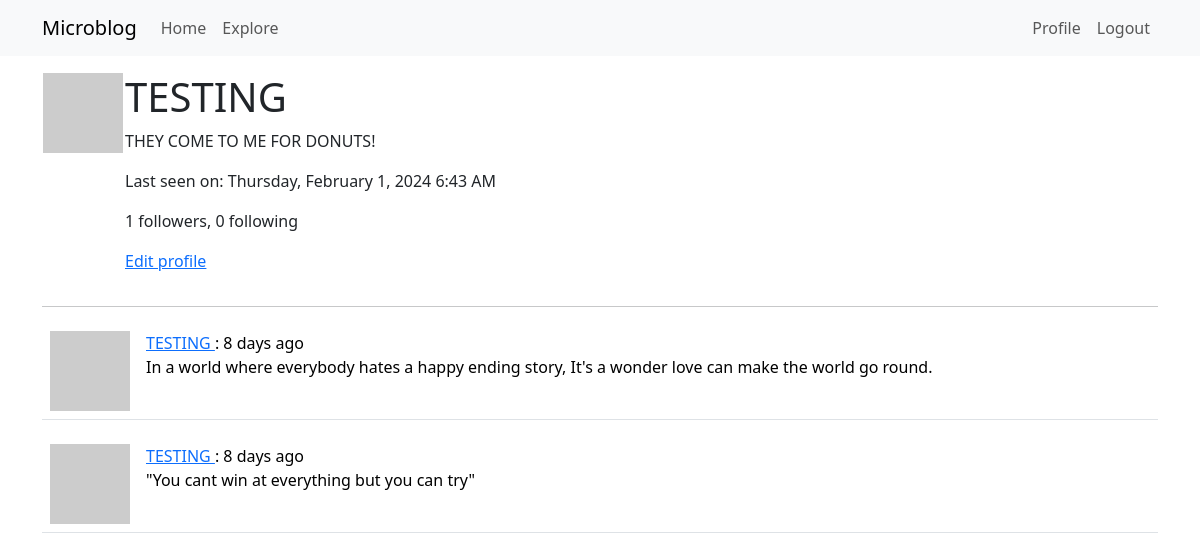
The page /user/TESTING (signed in) on the database as committed earlier.
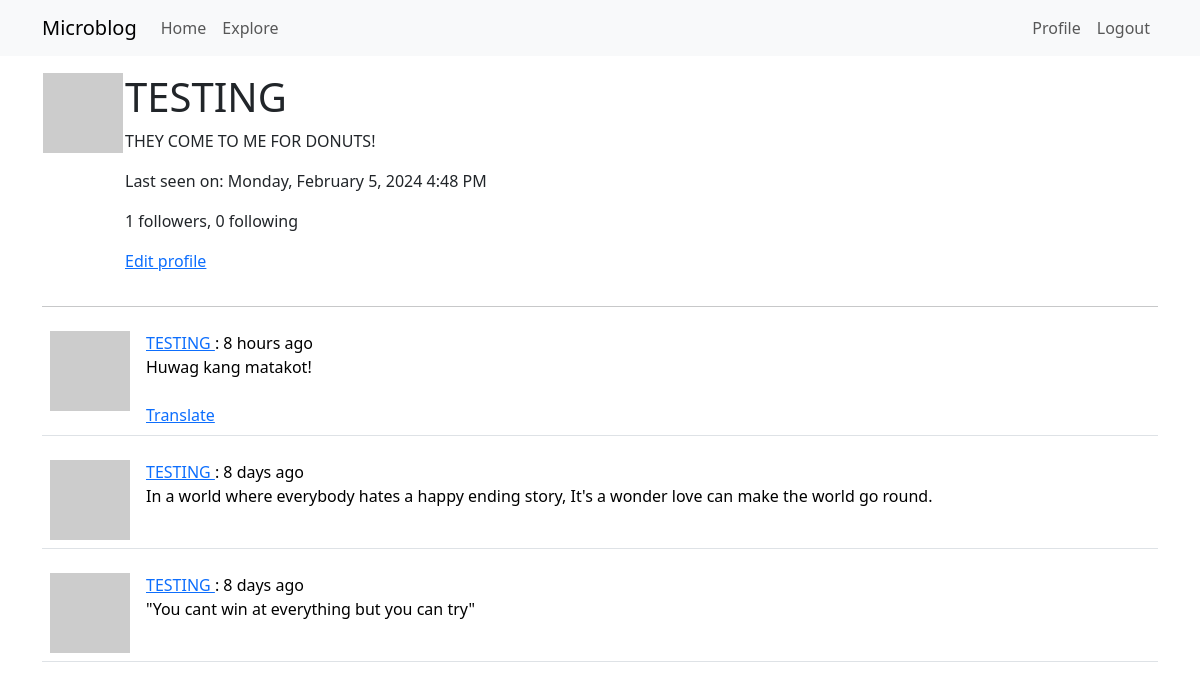
The same page on the database as committed later.
### app/models.py (models this page shows, shortened)
class User(UserMixin, db.Model):
    id: so.Mapped[int] = so.mapped_column(primary_key=True)
    username: so.Mapped[str] = so.mapped_column(sa.String(64), index=True, unique=True)
    email: so.Mapped[str] = so.mapped_column(sa.String(120), index=True, unique=True)
    password_hash: so.Mapped[Optional[str]] = so.mapped_column(sa.String(256))
    posts: so.WriteOnlyMapped['Post'] = so.relationship(back_populates='author')
    about_me: so.Mapped[Optional[str]] = so.mapped_column(sa.String(140))
    last_seen: so.Mapped[Optional[datetime]] = so.mapped_column(default=lambda: datetime.now(timezone.utc))
    following: so.WriteOnlyMapped['User'] = so.relationship(secondary=followers, primaryjoin=(followers.c.follower_id == id),
                                                            secondaryjoin=(followers.c.followed_id == id),
                                                            back_populates='followers')
    followers: so.WriteOnlyMapped['User'] = so.relationship(secondary=followers, primaryjoin=(followers.c.followed_id == id),
                                                            secondaryjoin=(followers.c.follower_id == id),
                                                            back_populates='following')
    def avatar(self, size):
        digest = md5(self.email.lower().encode('utf-8')).hexdigest()
        return f'https://www.gravatar.com/avatar/{digest}?d=identicon&s={size}'
    def followers_count(self):
        query = sa.select(sa.func.count()).select_from(self.followers.select().subquery())
        return db.session.scalar(query)
    def following_count(self):
        query = sa.select(sa.func.count()).select_from(self.following.select().subquery())
        return db.session.scalar(query)

class Post(db.Model):
    id: so.Mapped[int] = so.mapped_column(primary_key=True)
    body: so.Mapped[str] = so.mapped_column(sa.String(140))
    timestamp: so.Mapped[datetime] = so.mapped_column(index=True, default=lambda: datetime.now(timezone.utc))
    user_id: so.Mapped[int] = so.mapped_column(sa.ForeignKey(User.id), index=True)
    author: so.Mapped[User] = so.relationship(back_populates='posts')
    language: so.Mapped[Optional[str]] = so.mapped_column(sa.String(5))
    @login.user_loader
    def load_user(id):
        return db.session.get(User, int(id))

### app/routes.py (the view)
@app.route('/user/<username>')
@login_required
def user(username):
    user = db.first_or_404(sa.select(User).where(User.username == username))
    page = request.args.get('page', 1, type=int)
    query = user.posts.select().order_by(Post.timestamp.desc())
    posts = db.paginate(query, page=page, per_page=app.config['POSTS_PER_PAGE'], error_out=False)
    next_url = url_for('user', username=user.username, page=posts.next_num)\
        if posts.has_next else None
    prev_url = url_for('user', username=user.username, page=posts.prev_num)\
        if posts.has_prev else None
    form = EmptyForm()
    return render_template('user.html', user=user, posts=posts.items, next_url=next_url, prev_url=prev_url, form=form)

### app/__init__.py (called while the page is built)
def get_locale():
    return request.accept_languages.best_match(app.config['LANGUAGES'])

### app/routes.py (called while the page is built)
@app.before_request
def before_request():
    if current_user.is_authenticated:
        current_user.last_seen = datetime.now(timezone.utc)
        db.session.commit()

@app.before_request
def before_request():
    g.locale = str(get_locale())

### app/templates/user.html (shortened to what this page needs)
{% extends "base.html" %}
{% block content %}
    <table>
        <tr valign="top">
            <td><img src="{{ user.avatar(128) }}"></td>
            <td>
                <h1>{{ user.username }}</h1>
                {% if user.about_me %}<p>{{ user.about_me }}</p>{% endif %}
                {% if user.last_seen %}<p>Last seen on: {{ moment(user.last_seen).format('LLLL') }}</p>{% endif %}
                <p>{{ user.followers_count() }} followers, {{ user.following_count() }} following</p>
                {% if user == current_user %}
                <p><a href="{{ url_for('edit_profile') }}">Edit profile</a></p>
                {% endif %}
            </td>
        </tr>
    </table>
    <hr>
    {% for post in posts %}
        {% include '_post.html' %}
    {% endfor %}
{% endblock %}

### app/templates/_post.html
<table class="table table-hover">
    <tr>
        <td width="50px">
            <a href="{{ url_for('user', username=post.author.username) }}">
                <img src="{{ post.author.avatar(50) }}" />
            </a>
        </td>
        <td>
            <a href="{{ url_for('user', username=post.author.username) }}">
                {{ post.author.username }}
            </a>
            :   {{ moment(post.timestamp).fromNow() }}
            <br>
            <span id="post{{ post.id }}">{{ post.body }}</span>
            <br>
            {% if post.language and post.language != g.locale %}
            <br>
            <span id="translation{{ post.id }}">
            <a href="javascript: translate(
                        'post{{ post.id }}',
                        'translation{{ post.id }}',
                        '{{ post.language }}'
                        '{{ g.locale }}')">{{ _('Translate') }}</a>
            </span>
            {% endif %}
        </td>
    </tr>
</table>

Rows that differ between the two databases and show on the page:
changed User "TESTING": last_seen "Thursday, February 1, 2024 6:43 AM" → "Monday, February 5, 2024 4:48 PM"
added Post: author.username "TESTING", timestamp "8 hours ago", body "Huwag kang matakot!"
